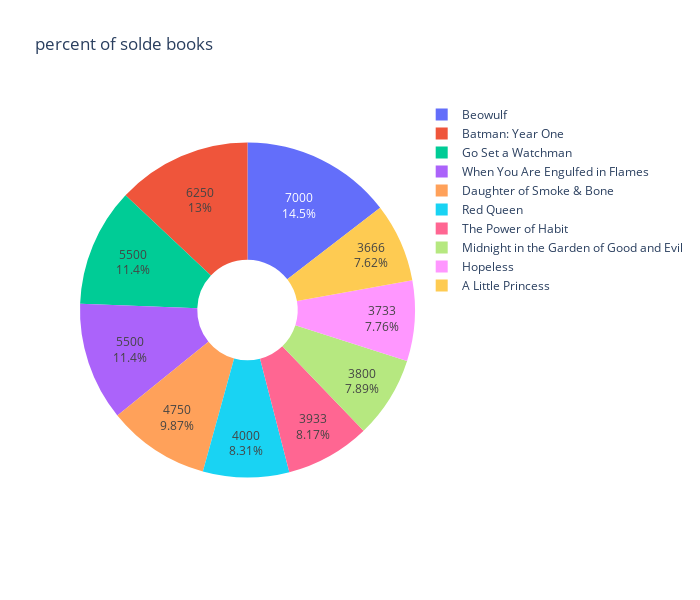

The notebook cell saved with this chart:
### Code cell
fig = px.pie(data_frame=top_10_sales, names='Book Name', values='units sold', hole=0.3 ,title='percent of solde books')
fig.update_traces(textinfo='value+percent')
fig.update_layout(width=700, height=600)

### Figure 1 — Plotly figure (JSON) as saved in the notebook; plotly's stock layout.template omitted (floating-point values rounded to 4 significant figures)
{"data": [{"domain": {"x": [0, 1], "y": [0, 1]}, "hole": 0.3, "hovertemplate": "Book Name=%{label}<br>units sold=%{value}<extra></extra>", "labels": ["Beowulf", "Batman: Year One", "Go Set a Watchman", "When You Are Engulfed in Flames", "Daughter of Smoke & Bone", "Red Queen", "The Power of Habit", "Midnight in the Garden of Good and Evil", "Hopeless", "A Little Princess"], "legendgroup": "", "name": "", "showlegend": true, "textinfo": "value+percent", "type": "pie", "values": [7000, 6250, 5500, 5500, 4750, 4000, 3933, 3800, 3733, 3666]}], "layout": {"height": 600, "legend": {"tracegroupgap": 0}, "title": {"text": "percent of solde books"}, "width": 700}}
